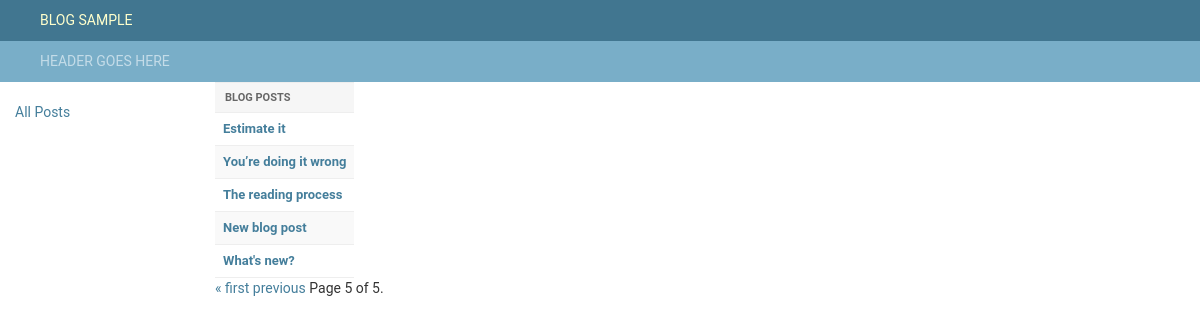
The app's page /?page=5 with its own data.
### blogman/models.py (models this page shows)
class Blog(models.Model):
    title = models.CharField(max_length=200)
    pub_date = models.DateTimeField('date published', default = datetime.now)
    postText = models.TextField(default=None, blank=True, null=True)

### blogman/views.py (the view)
# urls.py: path('', views.index, name='index'),
def index(request):
    blog_list = Blog.objects.order_by('-pub_date')
    post_page_counter = Paginator(blog_list, 5) # Show 5 posts per page.
    page_number = request.GET.get('page')
    page_obj = post_page_counter.get_page(page_number)
    context = {'blog_list': blog_list, 'page_obj': page_obj}
    return render(request, 'blog/index.html', context)

### blogman/templates/blog/index.html (shortened to what this page needs)
{% extends "../generic.html" %}
{% block content %}
    <div>
        <div class="results">
            {% if blog_list %}
                <table id="result_list">
                    <thead>
                        <tr>
                            <th scope="col">
                               <div class="text" style="background: #f6f6f6;"><span>Blog Posts</span></div>
                            </th>
                        </tr>
                    </thead>
                    <tbody>
                        {% for blogPost in page_obj %}
                        {% cycle 'row1' 'row2' as rowcolors silent %}
                            <tr  class="{{ rowcolors }}">
                                <th class="field-__str__"><a href="/blog/{{ blogPost.id }}/">{{ blogPost.title }}</a></th>
                            </tr>
                        {% endfor %}
                    </tbody>
                </table>
            {% else %}
                <p>No Posts  are available.</p>
            {% endif %}
        </div>
        <div class="pagination">
            <span class="step-links">
                {% if page_obj.has_previous %}
                    <a href="?page=1">&laquo; first</a>
                    <a href="?page={{ page_obj.previous_page_number }}">previous</a>
                {% endif %}
                <span class="current">
                    Page {{ page_obj.number }} of {{ page_obj.paginator.num_pages }}.
                </span>
            </span>
        </div>
    </div>
{% endblock %}

### blogman/static/style/styles.css (style rules this page uses)
body { margin: 0; padding: 0; font-size: 14px; font-family: "Roboto","Lucida Grande","DejaVu Sans","Bitstream Vera Sans",Verdana,Arial,sans-serif; color: #333; background: #fff; }
table thead th .text span { padding: 8px 10px; display: block; }
table { border-collapse: collapse; }
table thead th { padding: 0; white-space: nowrap; vertical-align: middle; }
thead th { padding: 5px 10px; line-height: normal; text-transform: uppercase; background: #f6f6f6; }
thead th, tfoot td { color: #666; padding: 5px 10px; font-size: 11px; background: #fff; border: none; border-top-color: currentcolor; border-top-style: none; border-top-width: medium; border-bottom-color: currentcolor; border-bottom-style: none; border-bottom-width: medium; border-top: 1px solid #eee; border-bottom: 1px solid #eee; }
th { font-weight: 600; text-align: left; }
td, th { font-size: 13px; line-height: 16px; border-bottom: 1px solid #eee; vertical-align: top; padding: 8px; font-family: "Roboto", "Lucida Grande", Verdana, Arial, sans-serif; }
a:link, a:visited { color: #447e9b; text-decoration: none; }
.row1 { background: #fff; }
.row2 { background: #f9f9f9; }
.results { overflow-x: auto; }

### records on screen
Blog: title "Estimate it"
Blog: title "You’re doing it wrong"
Blog: title "The reading process"
Blog: title "New blog post"
Blog: title "What's new?"

### other values on screen
{{ page_obj.number }} "5"
{{ page_obj.paginator.num_pages }} "5"
